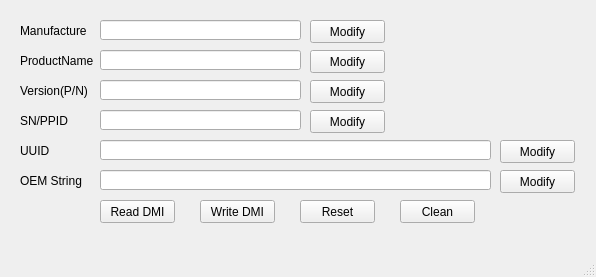
<?xml version="1.0" encoding="UTF-8"?>
<ui version="4.0">
 <class>MainWindow</class>
 <widget class="QMainWindow" name="MainWindow">
  <property name="geometry">
   <rect>
    <x>0</x>
    <y>0</y>
    <width>596</width>
    <height>277</height>
   </rect>
  </property>
  <property name="windowTitle">
   <string>TabletDMI</string>
  </property>
  <property name="windowIcon">
   <iconset>
    <normaloff>TabletDMI.ico</normaloff>TabletDMI.ico</iconset>
  </property>
  <widget class="QWidget" name="centralwidget">
   <widget class="QLineEdit" name="lineEdit">
    <property name="geometry">
     <rect>
      <x>100</x>
      <y>20</y>
      <width>201</width>
      <height>20</height>
     </rect>
    </property>
   </widget>
   <widget class="QLabel" name="label">
    <property name="geometry">
     <rect>
      <x>20</x>
      <y>20</y>
      <width>81</width>
      <height>21</height>
     </rect>
    </property>
    <property name="text">
     <string>Manufacture</string>
    </property>
   </widget>
   <widget class="QLabel" name="label_2">
    <property name="geometry">
     <rect>
      <x>20</x>
      <y>50</y>
      <width>81</width>
      <height>21</height>
     </rect>
    </property>
    <property name="text">
     <string>ProductName</string>
    </property>
   </widget>
   <widget class="QLineEdit" name="lineEdit_2">
    <property name="geometry">
     <rect>
      <x>100</x>
      <y>50</y>
      <width>201</width>
      <height>20</height>
     </rect>
    </property>
   </widget>
   <widget class="QLineEdit" name="lineEdit_3">
    <property name="geometry">
     <rect>
      <x>100</x>
      <y>80</y>
      <width>201</width>
      <height>20</height>
     </rect>
    </property>
   </widget>
   <widget class="QLabel" name="label_3">
    <property name="geometry">
     <rect>
      <x>20</x>
      <y>80</y>
      <width>81</width>
      <height>21</height>
     </rect>
    </property>
    <property name="text">
     <string>Version(P/N)</string>
    </property>
   </widget>
   <widget class="QLabel" name="label_4">
    <property name="geometry">
     <rect>
      <x>20</x>
      <y>110</y>
      <width>81</width>
      <height>21</height>
     </rect>
    </property>
    <property name="text">
     <string>SN/PPID</string>
    </property>
   </widget>
   <widget class="QLineEdit" name="lineEdit_4">
    <property name="geometry">
     <rect>
      <x>100</x>
      <y>110</y>
      <width>201</width>
      <height>20</height>
     </rect>
    </property>
   </widget>
   <widget class="QLineEdit" name="lineEdit_5">
    <property name="geometry">
     <rect>
      <x>100</x>
      <y>140</y>
      <width>391</width>
      <height>20</height>
     </rect>
    </property>
    <property name="text">
     <string/>
    </property>
   </widget>
   <widget class="QLabel" name="label_5">
    <property name="geometry">
     <rect>
      <x>20</x>
      <y>140</y>
      <width>81</width>
      <height>21</height>
     </rect>
    </property>
    <property name="text">
     <string>UUID</string>
    </property>
   </widget>
   <widget class="QLabel" name="label_6">
    <property name="geometry">
     <rect>
      <x>20</x>
      <y>170</y>
      <width>81</width>
      <height>21</height>
     </rect>
    </property>
    <property name="text">
     <string>OEM String</string>
    </property>
   </widget>
   <widget class="QLineEdit" name="lineEdit_6">
    <property name="geometry">
     <rect>
      <x>100</x>
      <y>170</y>
      <width>391</width>
      <height>20</height>
     </rect>
    </property>
    <property name="text">
     <string/>
    </property>
   </widget>
   <widget class="QPushButton" name="pushButton">
    <property name="geometry">
     <rect>
      <x>310</x>
      <y>20</y>
      <width>75</width>
      <height>23</height>
     </rect>
    </property>
    <property name="text">
     <string>Modify</string>
    </property>
   </widget>
   <widget class="QPushButton" name="pushButton_2">
    <property name="geometry">
     <rect>
      <x>310</x>
      <y>50</y>
      <width>75</width>
      <height>23</height>
     </rect>
    </property>
    <property name="text">
     <string>Modify</string>
    </property>
   </widget>
   <widget class="QPushButton" name="pushButton_3">
    <property name="geometry">
     <rect>
      <x>310</x>
      <y>80</y>
      <width>75</width>
      <height>23</height>
     </rect>
    </property>
    <property name="text">
     <string>Modify</string>
    </property>
   </widget>
   <widget class="QPushButton" name="pushButton_4">
    <property name="geometry">
     <rect>
      <x>310</x>
      <y>110</y>
      <width>75</width>
      <height>23</height>
     </rect>
    </property>
    <property name="text">
     <string>Modify</string>
    </property>
   </widget>
   <widget class="QPushButton" name="pushButton_5">
    <property name="geometry">
     <rect>
      <x>500</x>
      <y>140</y>
      <width>75</width>
      <height>23</height>
     </rect>
    </property>
    <property name="text">
     <string>Modify</string>
    </property>
   </widget>
   <widget class="QPushButton" name="pushButton_6">
    <property name="geometry">
     <rect>
      <x>500</x>
      <y>170</y>
      <width>75</width>
      <height>23</height>
     </rect>
    </property>
    <property name="text">
     <string>Modify</string>
    </property>
   </widget>
   <widget class="QPushButton" name="pushButton_7">
    <property name="geometry">
     <rect>
      <x>100</x>
      <y>200</y>
      <width>75</width>
      <height>23</height>
     </rect>
    </property>
    <property name="toolTip">
     <string>Read All DMI info</string>
    </property>
    <property name="text">
     <string>Read DMI</string>
    </property>
   </widget>
   <widget class="QPushButton" name="pushButton_8">
    <property name="geometry">
     <rect>
      <x>200</x>
      <y>200</y>
      <width>75</width>
      <height>23</height>
     </rect>
    </property>
    <property name="toolTip">
     <string>Write all DMI info input in edit boxes</string>
    </property>
    <property name="text">
     <string>Write DMI</string>
    </property>
   </widget>
   <widget class="QPushButton" name="pushButton_9">
    <property name="geometry">
     <rect>
      <x>300</x>
      <y>200</y>
      <width>75</width>
      <height>23</height>
     </rect>
    </property>
    <property name="toolTip">
     <string>Reset Tablet from RockUSB mode</string>
    </property>
    <property name="text">
     <string>Reset</string>
    </property>
   </widget>
   <widget class="QPushButton" name="pushButton_10">
    <property name="geometry">
     <rect>
      <x>400</x>
      <y>200</y>
      <width>75</width>
      <height>23</height>
     </rect>
    </property>
    <property name="toolTip">
     <string>Clean all of above editboxes</string>
    </property>
    <property name="text">
     <string>Clean</string>
    </property>
   </widget>
  </widget>
  <widget class="QMenuBar" name="menubar">
   <property name="geometry">
    <rect>
     <x>0</x>
     <y>0</y>
     <width>596</width>
     <height>23</height>
    </rect>
   </property>
  </widget>
  <widget class="QStatusBar" name="statusbar"/>
 </widget>
 <resources/>
 <connections/>
</ui>
